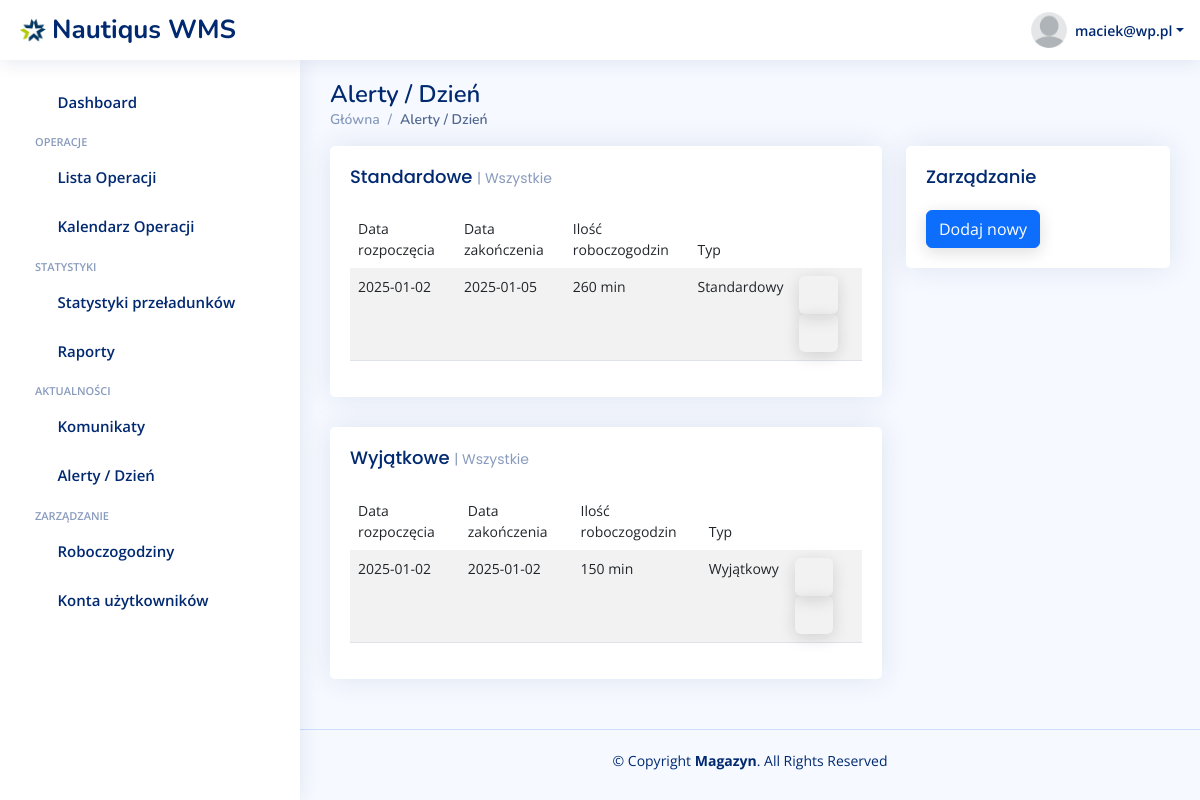
The app's page /roboczogodziny (signed in), older data.
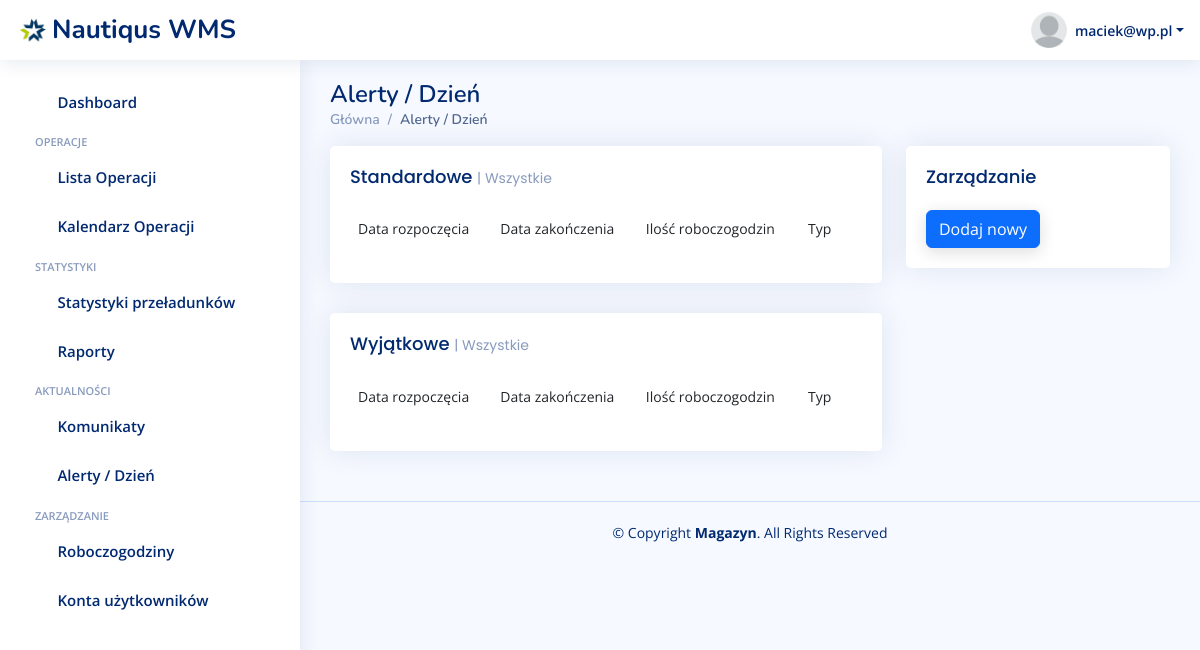
The same page, newer data.
### warehouse/models.py (models this page shows)
class CustomUser(AbstractUser):
    ROLE_CHOICES = [
        ('spedytor', 'Spedytor'),
        ('magazynier', 'Magazynier'),
    ]
    role = models.CharField(max_length=20, choices=ROLE_CHOICES, default='spedytor')

class ManHour(models.Model):
    MAN_HOUR_TYPE_CHOICES = [
        ('standard', 'Standardowy'),
        ('exceptional', 'Wyjątkowy'),
    ]
    minutes_amount = models.IntegerField()
    start_date = models.DateField()
    end_date = models.DateField()
    man_hour_type = models.CharField(
        max_length=20,
        choices=MAN_HOUR_TYPE_CHOICES,
        verbose_name="man_hour_type",
        default='standard',
    )

### warehouse/views.py (the view)
# urls.py: path('roboczogodziny', views.man_hours, name='man-hours'),
@login_required
def man_hours(request):
    man_hours_standard = ManHour.objects.filter(man_hour_type='standard').order_by('-start_date')
    man_hours_exceptional = ManHour.objects.filter(man_hour_type='exceptional').order_by('-start_date')
    context = {'man_hours_standard': man_hours_standard,
               'man_hours_exceptional': man_hours_exceptional,
               }
    return render(request, 'warehouse/man-hours.html', context)

### warehouse/templates/warehouse/man-hours.html (shortened to what this page needs)
{% extends 'base.html' %}
{% load static %}
{% static "" as staticUrl %}
{% block content %}
<main id="main" class="main">
    <div class="pagetitle">
        <h1>Alerty / Dzień</h1>
        <nav>
            <ol class="breadcrumb">
                <li class="breadcrumb-item"><a href="index-panel.html">Główna</a></li>
                <li class="breadcrumb-item active">Alerty / Dzień</li>
            </ol>
        </nav>
    </div>
    <section class="section dashboard">
        <div class="row">
            <div class="col-lg-8">
                <div class="row">
                    <div class="col-12">
                        <div class="card recent-sales ">
                            <div class="filter">
                                <a class="icon" href="#" data-bs-toggle="dropdown"><i class="bi bi-three-dots"></i></a>
                            </div>
                            <div class="card-body">
                                <h5 class="card-title">Standardowe <span>| Wszystkie</span></h5>
                                <table class="table table-striped">
                                  <thead>
                                    <tr class="bg-white">
                                      <th scope="col">Data rozpoczęcia</th>
                                      <th scope="col">Data zakończenia</th>
                                      <th scope="col">Ilość roboczogodzin</th>
                                      <th scope="col">Typ</th>
                                      <th scope="col"></th>
                                    </tr>
                                  </thead>
                                  <tbody>
                                  {% for man_hour in man_hours_standard %}
                                    <tr>
                                      <th scope="row">{{ man_hour.start_date|date:"Y-m-d" }}</th>
                                      <th scope="row">{{ man_hour.end_date|date:"Y-m-d" }}</th>
                                      <th scope="row">{{ man_hour.minutes_amount }} min</th>
                                      <th scope="row">{{ man_hour.get_man_hour_type_display }}</th>
                                        <td>
                                            <a data-bs-toggle="modal" data-bs-target="#exampleModal-{{ man_hour.id }}" class="btn "><i class="bi bi-pencil-square"></i></a>
                                            <a href="/roboczogodziny/usun/{{ man_hour.pk }}" class="btn "><i class="bi bi-trash"></i></a>
                                        </td>
                                    </tr>
                                  {% endfor %}
                                  </tbody>
                                </table>
                            </div>
                        </div>
                    </div>
                    <div class="col-12">
                        <div class="card recent-sales ">
                            <div class="filter">
                                <a class="icon" href="#" data-bs-toggle="dropdown"><i class="bi bi-three-dots"></i></a>
                            </div>
                            <div class="card-body">
                                <h5 class="card-title">Wyjątkowe <span>| Wszystkie</span></h5>
                                <table class="table table-striped">
                                  <thead>
                                    <tr class="bg-white">
                                      <th scope="col">Data rozpoczęcia</th>
                                      <th scope="col">Data zakończenia</th>
                                      <th scope="col">Ilość roboczogodzin</th>
                                      <th scope="col">Typ</th>
                                      <th scope="col"></th>
                                    </tr>
                                  </thead>
                                  <tbody>
                                  {% for man_hour in man_hours_exceptional %}
                                    <tr>
                                      <th scope="row">{{ man_hour.start_date|date:"Y-m-d" }}</th>
                                      <th scope="row">{{ man_hour.end_date|date:"Y-m-d" }}</th>
                                      <th scope="row">{{ man_hour.minutes_amount }} min</th>
                                      <th scope="row">{{ man_hour.get_man_hour_type_display }}</th>
                                        <td>
                                            <a data-bs-toggle="modal" data-bs-target="#exampleModal-{{ man_hour.id }}" class="btn "><i class="bi bi-pencil-square"></i></a>
                                            <a href="/roboczogodziny/usun/{{ man_hour.pk }}" class="btn "><i class="bi bi-trash"></i></a>
                                        </td>
                                    </tr>
                                  {% endfor %}
                                  </tbody>
                                </table>
                            </div>
                        </div>
                    </div>
                </div>
            </div>
            <div class="col-lg-4">
                <div class="card">
                    <div class="filter">
                        <a class="icon" href="#" data-bs-toggle="dropdown"><i class="bi bi-three-dots"></i></a>
                    </div>
                    <div class="card-body">
                        <h5 class="card-title">Zarządzanie</h5>
                            <div class="col-6">
                                        <a data-bs-toggle="modal" data-bs-target="#exampleModal-dodaj" class="btn btn-primary">Dodaj nowy</a>
                                    </div>
                    </div>
                </div>
            </div>
        </div>
    </section>
</main>
{% endblock %}

### warehouse/templates/base.html (shortened to what this page needs)
{% load static %}
<!DOCTYPE html>
<html lang="en">
<head>
    <link rel="stylesheet" href="{% static 'warehouse/assets-panel/vendor/boxicons/css/boxicons.min.css' %}">
    <link rel="stylesheet" href="{% static 'warehouse/assets-panel/vendor/quill/quill.snow.css' %}">
    <link rel="stylesheet" href="{% static 'warehouse/assets-panel/vendor/quill/quill.bubble.css' %}">
    <link rel="stylesheet" href="{% static 'warehouse/assets-panel/vendor/remixicon/remixicon.css' %}">
    <link rel="stylesheet" href="{% static 'warehouse/assets-panel/vendor/simple-datatables/style.css' %}">
    <link rel="stylesheet" href="{% static 'warehouse/time-shedule/assets/css/style.css' %}">
    <link rel="stylesheet" href="{% static 'warehouse/assets-panel/css/style.css' %}">
    <link rel="stylesheet" href="{% static 'warehouse/assets-panel/vendor/bootstrap/css/bootstrap.min.css' %}">
    <link rel="stylesheet" href="{% static 'warehouse/assets-panel/vendor/bootstrap-icons/bootstrap-icons.css' %}">
</head>
<body>
<header id="header" class="header fixed-top d-flex align-items-center">
    <div class="d-flex align-items-center justify-content-between">
        <a href="/" class="logo d-flex align-items-center">
            <img src="{% static 'warehouse/assets/img/nautiqus-logo.jpeg' %}">
            <span class="d-none d-lg-block">Nautiqus WMS</span>
        </a>
        <i class="bi bi-list toggle-sidebar-btn"></i>
    </div>
    <nav class="header-nav ms-auto">
        <ul class="d-flex align-items-center">
            <li class="nav-item dropdown pe-3">
                <a class="nav-link nav-profile d-flex align-items-center pe-0" href="#" data-bs-toggle="dropdown">
                    <img src="{% static 'warehouse/assets/img/blank-head.png' %}">
                    <span class="d-none d-md-block dropdown-toggle ps-2">{{ user.email }}</span>
                </a>
            </li>
        </ul>
    </nav>
</header>
<aside id="sidebar" class="sidebar">
    <ul class="sidebar-nav " id="sidebar-nav">
        <li class="nav-item ">
            <a class="nav-link collapsed" href="/">
                <i class="bi bi-grid"></i>
                <span>Dashboard</span>
            </a>
        </li>
        <li class="nav-heading">OPERACJE</li>
      <li class="nav-item">
        <a class="nav-link collapsed" href="/lista-operacji">
          <i class="bi bi-layout-text-window-reverse"></i>
          <span>Lista Operacji</span>
        </a>
      </li>
        <li class="nav-item">
            <a class="nav-link collapsed" data-bs-target="#operation-calendar-nav" data-bs-toggle="collapse" href="#">
              <i class="bi bi-calendar3"></i><span>Kalendarz Operacji</span><i class="bi bi-chevron-down ms-auto"></i>
            </a>
        </li>
        <li class="nav-heading">Statystyki</li>
      <li class="nav-item">
        <a class="nav-link collapsed" href="/statystyki">
          <i class="bi bi-graph-up-arrow"></i>
          <span>Statystyki przeładunków</span>
        </a>
      </li>
      <li class="nav-item">
        <a class="nav-link collapsed" href="/raporty">
          <i class="bi bi-file-earmark-text"></i>
          <span>Raporty</span>
        </a>
      </li>
    <li class="nav-heading">Aktualności</li>
        <li class="nav-item">
        <a class="nav-link collapsed" href="/komunikaty">
          <i class="bi bi-chat-left-dots"></i>
          <span>Komunikaty</span>
        </a>
      </li>
                <li class="nav-item">
        <a class="nav-link collapsed" href="/alerty">
          <i class="bi bi-exclamation-triangle"></i>
          <span>Alerty / Dzień</span>
        </a>
      </li>
      <li class="nav-heading">Zarządzanie</li>
      <li class="nav-item">
        <a class="nav-link collapsed" href="/roboczogodziny">
          <i class="bi bi-clock"></i>
          <span>Roboczogodziny</span>
        </a>
      </li>
      <li class="nav-item">
        <a class="nav-link collapsed" href="/uzytkownicy">
          <i class="bi bi-person"></i>
          <span>Konta użytkowników</span>
        </a>
      </li>
    </ul>
</aside>
{% block content %}
{% endblock %}
<footer id="footer" class="footer">
    <div class="copyright">
        &copy; Copyright <strong><span>Magazyn</span></strong>. All Rights Reserved
    </div>
    <div class="credits">
    </div>
</footer>
</body>
</html>

### warehouse/static/warehouse/assets-panel/css/style.css (style rules this page uses)
:root { scroll-behavior: smooth; }
body { font-family: "Open Sans", sans-serif; background: #f6f9ff; color: #444444; }
a { color: #4154f1; text-decoration: none; }
h1, h2, h3, h4, h5, h6 { font-family: "Nunito", sans-serif; }
#main { margin-top: 60px; padding: 20px 30px; transition: all 0.3s; }
.pagetitle { margin-bottom: 10px; }
.pagetitle h1 { font-size: 24px; margin-bottom: 0; font-weight: 600; color: #012970; }
.card { margin-bottom: 30px; border: none; border-radius: 5px; box-shadow: 0px 0 30px rgba(1, 41, 112, 0.1); }
.card-title { padding: 20px 0 15px 0; font-size: 18px; font-weight: 500; color: #012970; font-family: "Poppins", sans-serif; }
.card-title span { color: #899bbd; font-size: 14px; font-weight: 400; }
.card-body { padding: 0 20px 20px 20px; }
.breadcrumb { font-size: 14px; font-family: "Nunito", sans-serif; color: #899bbd; font-weight: 600; }
.breadcrumb a { color: #899bbd; transition: 0.3s; }
.breadcrumb .breadcrumb-item::before { color: #899bbd; }
.breadcrumb .active { color: #51678f; font-weight: 600; }
.logo { line-height: 1; }
@media (min-width: 1200px) { .logo { width: 280px; } }
.logo img { max-height: 26px; margin-right: 6px; }
.logo span { font-size: 26px; font-weight: 700; color: #012970; font-family: "Nunito", sans-serif; }
.header { transition: all 0.5s; z-index: 997; height: 60px; box-shadow: 0px 2px 20px rgba(1, 41, 112, 0.1); background-color: #fff; padding-left: 20px; }
.header .toggle-sidebar-btn { font-size: 32px; padding-left: 10px; cursor: pointer; color: #012970; }
.header-nav ul { list-style: none; }
.header-nav>ul { margin: 0; padding: 0; }
.header-nav .nav-profile { color: #012970; }
.header-nav .nav-profile img { max-height: 36px; }
.header-nav .nav-profile span { font-size: 14px; font-weight: 600; }
.sidebar { position: fixed; top: 60px; left: 0; bottom: 0; width: 300px; z-index: 996; transition: all 0.3s; padding: 20px; overflow-y: auto; scrollbar-width: thin; scrollbar-color: #aab7cf transparent; box-shadow: 0px 0px 20px rgba(1, 41, 112, 0.1); background-color: #fff; }
@media (min-width: 1200px) { #main, #footer { margin-left: 300px; } }
.sidebar-nav { padding: 0; margin: 0; list-style: none; }
.sidebar-nav li { padding: 0; margin: 0; list-style: none; }
.sidebar-nav .nav-item { margin-bottom: 5px; }
.sidebar-nav .nav-heading { font-size: 11px; text-transform: uppercase; color: #899bbd; font-weight: 600; margin: 10px 0 5px 15px; }
.sidebar-nav .nav-link { display: flex; align-items: center; font-size: 15px; font-weight: 600; color: #4154f1; transition: 0.3; background: #f6f9ff; padding: 10px 15px; border-radius: 4px; }
.sidebar-nav .nav-link i { font-size: 16px; margin-right: 10px; color: #4154f1; }
.sidebar-nav .nav-link.collapsed { color: #012970; background: #fff; }
.sidebar-nav .nav-link.collapsed i { color: #899bbd; }
.sidebar-nav .nav-link .bi-chevron-down { margin-right: 0; transition: transform 0.2s ease-in-out; }
.dashboard .filter { position: absolute; right: 0px; top: 15px; }
.dashboard .filter .icon { color: #aab7cf; padding-right: 20px; padding-bottom: 5px; transition: 0.3s; font-size: 16px; }
.dashboard .recent-sales { font-size: 14px; }
.dashboard .recent-sales .table thead { background: #f6f6fe; }
.dashboard .recent-sales .table thead th { border: 0; }
.footer { padding: 20px 0; font-size: 14px; transition: all 0.3s; border-top: 1px solid #cddfff; }
.footer .copyright { text-align: center; color: #012970; }
.footer .credits { padding-top: 5px; text-align: center; font-size: 13px; color: #012970; }

Row changes from the older to the newer data that the page shows:
removed ManHour: start_date "2025-01-02", end_date "2025-01-05", minutes_amount "260", man_hour_type "Standardowy", shown under "Standardowe | Wszystkie"
removed ManHour: start_date "2025-01-02", end_date "2025-01-02", minutes_amount "150", man_hour_type "Wyjątkowy", shown under "Wyjątkowe | Wszystkie"
